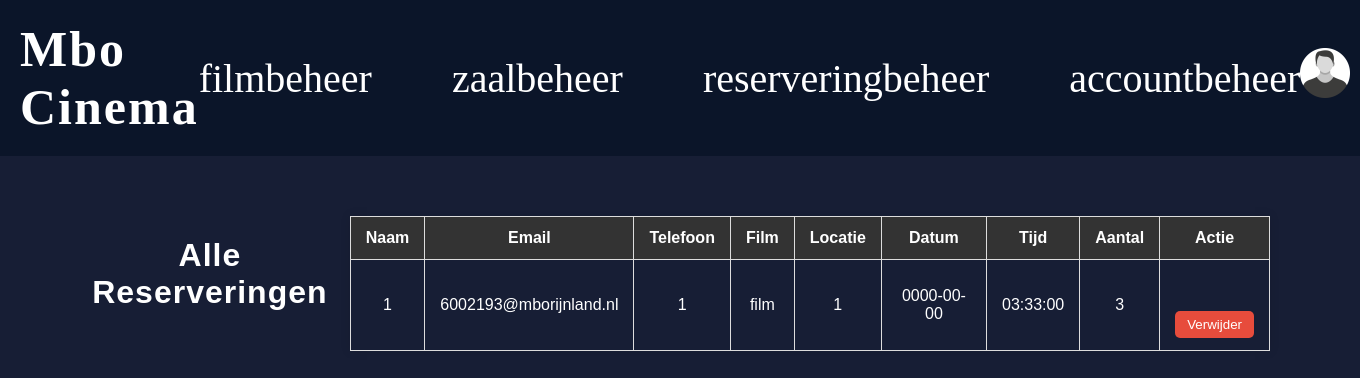
The page /reservering.php on the database its author committed.
### tables this page shows
CREATE TABLE `reserveringen` (
  `id` int(11) NOT NULL,
  `naam` varchar(100) DEFAULT NULL,
  `email` varchar(100) DEFAULT NULL,
  `telefoon` varchar(20) DEFAULT NULL,
  `locatie` varchar(100) DEFAULT NULL,
  `datum` date DEFAULT NULL,
  `tijd` time DEFAULT NULL,
  `aantal` int(11) DEFAULT NULL,
  `created_at` timestamp NOT NULL DEFAULT current_timestamp(),
  `movie_id` int(11) DEFAULT NULL,
  `user_id` int(11) DEFAULT NULL,
  `bevestigingsnummer` varchar(20) DEFAULT NULL,
  `film` varchar(255) DEFAULT NULL
);

### reservering.php (the view, shortened to what this page needs)
<?php
$host = 'localhost';
$db   = 'mbocinema';
$user = 'root';
$pass = '';
$charset = 'utf8mb4';
$dsn = "mysql:host=$host;dbname=$db;charset=$charset";
$options = [
    PDO::ATTR_ERRMODE => PDO::ERRMODE_EXCEPTION,
    PDO::ATTR_DEFAULT_FETCH_MODE => PDO::FETCH_ASSOC,
];
$pdo = new PDO($dsn, $user, $pass, $options);
$stmt = $pdo->query("SELECT * FROM reserveringen ORDER BY datum DESC, tijd DESC");
$reserveringen = $stmt->fetchAll();
?>
<!DOCTYPE html>
<html lang="nl">
<head>
  <link rel="stylesheet" href="css/style.css">
</head>
<body>
  <header>
    <nav>
      <a href="index.php" class="logo">Mbo Cinema</a>
      <ul>
        <li><a href="fimlbeheer.php">filmbeheer</a></li>
        <li><a href="zaalbeheer.php">zaalbeheer</a></li>
        <li><a href="">reserveringbeheer</a></li>
        <li><a href="accounts.php">accountbeheer</a></li>
      </ul>
      <a href="Inloggen.php">
        <img src="fotos/profielfoto.webp" alt="profielfoto" class="topbar">
      </a>
    </nav>
  </header>
  <main class="reservering-overzicht">
    <h1>Alle Reserveringen</h1>
    <?php if (!empty($reserveringen)): ?>
      <table class="reservering-tabel">
        <thead>
          <tr>
            <th>Naam</th>
            <th>Email</th>
            <th>Telefoon</th>
            <th>Film</th>
            <th>Locatie</th>
            <th>Datum</th>
            <th>Tijd</th>
            <th>Aantal</th>
            <th>Actie</th>
          </tr>
        </thead>
        <tbody>
          <?php foreach ($reserveringen as $res): ?>
            <tr>
              <td><?= htmlspecialchars($res['naam']) ?></td>
              <td><?= htmlspecialchars($res['email']) ?></td>
              <td><?= htmlspecialchars($res['telefoon']) ?></td>
              <td><?= htmlspecialchars($res['film']) ?></td>
              <td><?= htmlspecialchars($res['locatie']) ?></td>
              <td><?= htmlspecialchars($res['datum']) ?></td>
              <td><?= htmlspecialchars($res['tijd']) ?></td>
              <td><?= htmlspecialchars($res['aantal']) ?></td>
              <td>
                <form method="post" onsubmit="return confirm('Weet je zeker dat je deze reservering wilt verwijderen?');">
                  <button type="submit">Verwijder</button>
                </form>
              </td>
            </tr>
          <?php endforeach; ?>
        </tbody>
      </table>
    <?php else: ?>
      <p>Er zijn nog geen reserveringen.</p>
    <?php endif; ?>
  </main>
</body>
</html>

### css/style.css (style rules this page uses)
body { margin: 0; color: white; background-color: rgb(23, 30, 53); font-family: 'Karla', sans-serif; }
h1 { letter-spacing: 1px; }
header { display: flex; justify-content: flex-start; align-items: center; background-color: rgba(10, 20, 40, 0.9); padding: 20px; font-family: 'Jomhuria', cursive; gap: 100px; flex-wrap: wrap; }
.logo { font-weight: bold; font-size: 50px; text-decoration: none; color: white; letter-spacing: 2px; }
nav { display: flex; align-items: center; justify-content: space-between; width: 100%; }
nav ul { list-style: none; display: flex; gap: 80px; padding: 0; margin: 0; }
nav a { text-decoration: none; color: white; font-size: 40px; }
.topbar { width: 50px; height: auto; }
main { display: flex; justify-content: space-between; padding: 40px; flex-wrap: wrap; gap: 30px; }
main { display: grid; grid-template-columns: auto auto auto; gap: 10px; padding: 10px; }
form { display: flex; flex-direction: column; justify-self: center; margin-top: 50%; order: 2; }
.reservering-overzicht { max-width: 1200px; margin: 40px auto; padding: 20px; font-family: 'Karla', sans-serif; }
.reservering-overzicht h1 { text-align: center; font-size: 2rem; margin-bottom: 30px; }
.reservering-tabel { width: 100%; border-collapse: collapse; box-shadow: 0 0 10px rgba(0,0,0,0.1); }
.reservering-tabel thead { background-color: #333; color: white; }
.reservering-tabel th, .reservering-tabel td { padding: 12px 15px; text-align: center; border: 1px solid #ddd; }
.reservering-tabel button { background-color: #e74c3c; color: white; border: none; padding: 6px 12px; border-radius: 5px; cursor: pointer; transition: background-color 0.2s ease; }

### rows shown on the page
reserveringen: naam "1", email "6002193@mborijnland.nl", telefoon "1", film "film", locatie "1", datum "0000-00-00", tijd "03:33:00", aantal "3"
